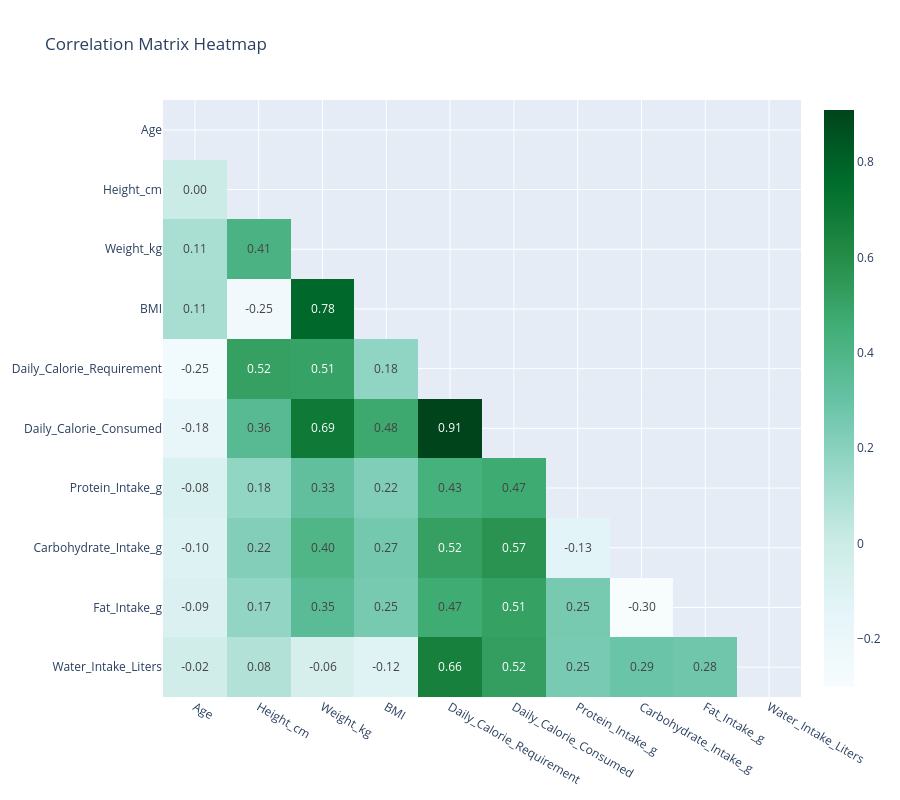

Source (notebook cell):
### Markdown cell above
### Heatmap visualization

### Code cell
# Correlation matrix
corr_matrix = df[numeric_columns].corr()

# Create mask for upper triangle
mask = np.triu(
    np.ones_like(corr_matrix, dtype=bool)
)

# Apply mask
corr_matrix_masked = corr_matrix.mask(mask)

fig = px.imshow(
    corr_matrix_masked,
    text_auto=".2f",
    color_continuous_scale="BuGn",
    aspect="auto",
    title="Correlation Matrix Heatmap"
)

fig.update_layout(
    width=900,
    height=800
)

fig.show()

### Figure 1 — Plotly figure (JSON) as saved in the notebook; plotly's stock layout.template omitted (floating-point values rounded to 4 significant figures)
{"data": [{"coloraxis": "coloraxis", "hovertemplate": "x: %{x}<br>y: %{y}<br>color: %{z}<extra></extra>", "name": "0", "texttemplate": "%{z:.2f}", "type": "heatmap", "x": ["Age", "Height_cm", "Weight_kg", "BMI", "Daily_Calorie_Requirement", "Daily_Calorie_Consumed", "Protein_Intake_g", "Carbohydrate_Intake_g", "Fat_Intake_g", "Water_Intake_Liters"], "xaxis": "x", "y": ["Age", "Height_cm", "Weight_kg", "BMI", "Daily_Calorie_Requirement", "Daily_Calorie_Consumed", "Protein_Intake_g", "Carbohydrate_Intake_g", "Fat_Intake_g", "Water_Intake_Liters"], "yaxis": "y", "z": [[NaN, NaN, NaN, NaN, NaN, NaN, NaN, NaN, NaN, NaN], [0.003546, NaN, NaN, NaN, NaN, NaN, NaN, NaN, NaN, NaN], [0.1057, 0.4138, NaN, NaN, NaN, NaN, NaN, NaN, NaN, NaN], [0.109, -0.2464, 0.7755, NaN, NaN, NaN, NaN, NaN, NaN, NaN], [-0.2528, 0.5175, 0.5066, 0.1788, NaN, NaN, NaN, NaN, NaN, NaN], [-0.1756, 0.3647, 0.6909, 0.4778, 0.9088, NaN, NaN, NaN, NaN, NaN], [-0.08404, 0.1767, 0.3263, 0.2234, 0.4309, 0.469, NaN, NaN, NaN, NaN], [-0.1014, 0.2187, 0.3957, 0.2655, 0.517, 0.5707, -0.1327, NaN, NaN, NaN], [-0.08756, 0.1704, 0.3516, 0.2547, 0.4657, 0.5134, 0.2533, -0.3009, NaN, NaN], [-0.02362, 0.07735, -0.05686, -0.1158, 0.6605, 0.5223, 0.2468, 0.291, 0.2759, NaN]]}], "layout": {"coloraxis": {"colorscale": [[0, "rgb(247,252,253)"], [0.125, "rgb(229,245,249)"], [0.25, "rgb(204,236,230)"], [0.375, "rgb(153,216,201)"], [0.5, "rgb(102,194,164)"], [0.625, "rgb(65,174,118)"], [0.75, "rgb(35,139,69)"], [0.875, "rgb(0,109,44)"], [1, "rgb(0,68,27)"]]}, "height": 800, "title": {"text": "Correlation Matrix Heatmap"}, "width": 900, "xaxis": {"anchor": "y", "domain": [0, 1]}, "yaxis": {"anchor": "x", "autorange": "reversed", "domain": [0, 1]}}}
